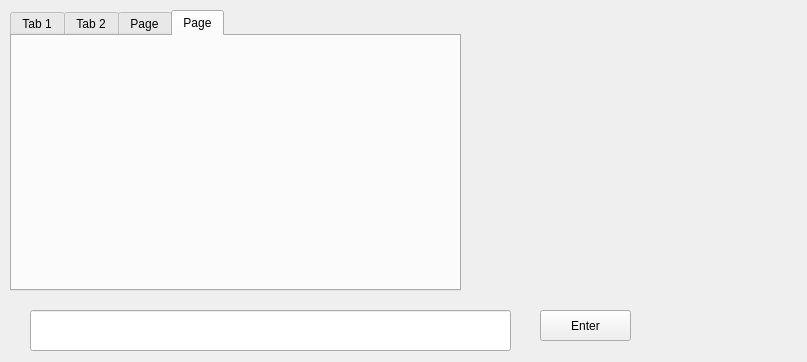
<?xml version="1.0" encoding="UTF-8"?>
<ui version="4.0">
 <class>Dialog</class>
 <widget class="QDialog" name="Dialog">
  <property name="geometry">
   <rect>
    <x>0</x>
    <y>0</y>
    <width>807</width>
    <height>362</height>
   </rect>
  </property>
  <property name="windowTitle">
   <string>Dialog</string>
  </property>
  <widget class="QTabWidget" name="tabWidget">
   <property name="geometry">
    <rect>
     <x>10</x>
     <y>10</y>
     <width>451</width>
     <height>281</height>
    </rect>
   </property>
   <property name="currentIndex">
    <number>3</number>
   </property>
   <widget class="QWidget" name="User1_2">
    <attribute name="title">
     <string>Tab 1</string>
    </attribute>
   </widget>
   <widget class="QWidget" name="tab_4">
    <attribute name="title">
     <string>Tab 2</string>
    </attribute>
    <widget class="QTextBrowser" name="textBrowser_2">
     <property name="geometry">
      <rect>
       <x>0</x>
       <y>0</y>
       <width>451</width>
       <height>261</height>
      </rect>
     </property>
    </widget>
   </widget>
   <widget class="QWidget" name="tab_5">
    <attribute name="title">
     <string>Page</string>
    </attribute>
   </widget>
   <widget class="QWidget" name="tab_6">
    <attribute name="title">
     <string>Page</string>
    </attribute>
   </widget>
  </widget>
  <widget class="QPushButton" name="pushButton">
   <property name="geometry">
    <rect>
     <x>500</x>
     <y>440</y>
     <width>91</width>
     <height>31</height>
    </rect>
   </property>
   <property name="text">
    <string>Enter</string>
   </property>
  </widget>
  <widget class="QLineEdit" name="lineEdit">
   <property name="geometry">
    <rect>
     <x>-10</x>
     <y>440</y>
     <width>481</width>
     <height>41</height>
    </rect>
   </property>
  </widget>
  <widget class="QPushButton" name="pushButton_2">
   <property name="geometry">
    <rect>
     <x>540</x>
     <y>310</y>
     <width>91</width>
     <height>31</height>
    </rect>
   </property>
   <property name="text">
    <string>Enter</string>
   </property>
  </widget>
  <widget class="QLineEdit" name="lineEdit_2">
   <property name="geometry">
    <rect>
     <x>30</x>
     <y>310</y>
     <width>481</width>
     <height>41</height>
    </rect>
   </property>
  </widget>
 </widget>
 <resources/>
 <connections/>
</ui>
